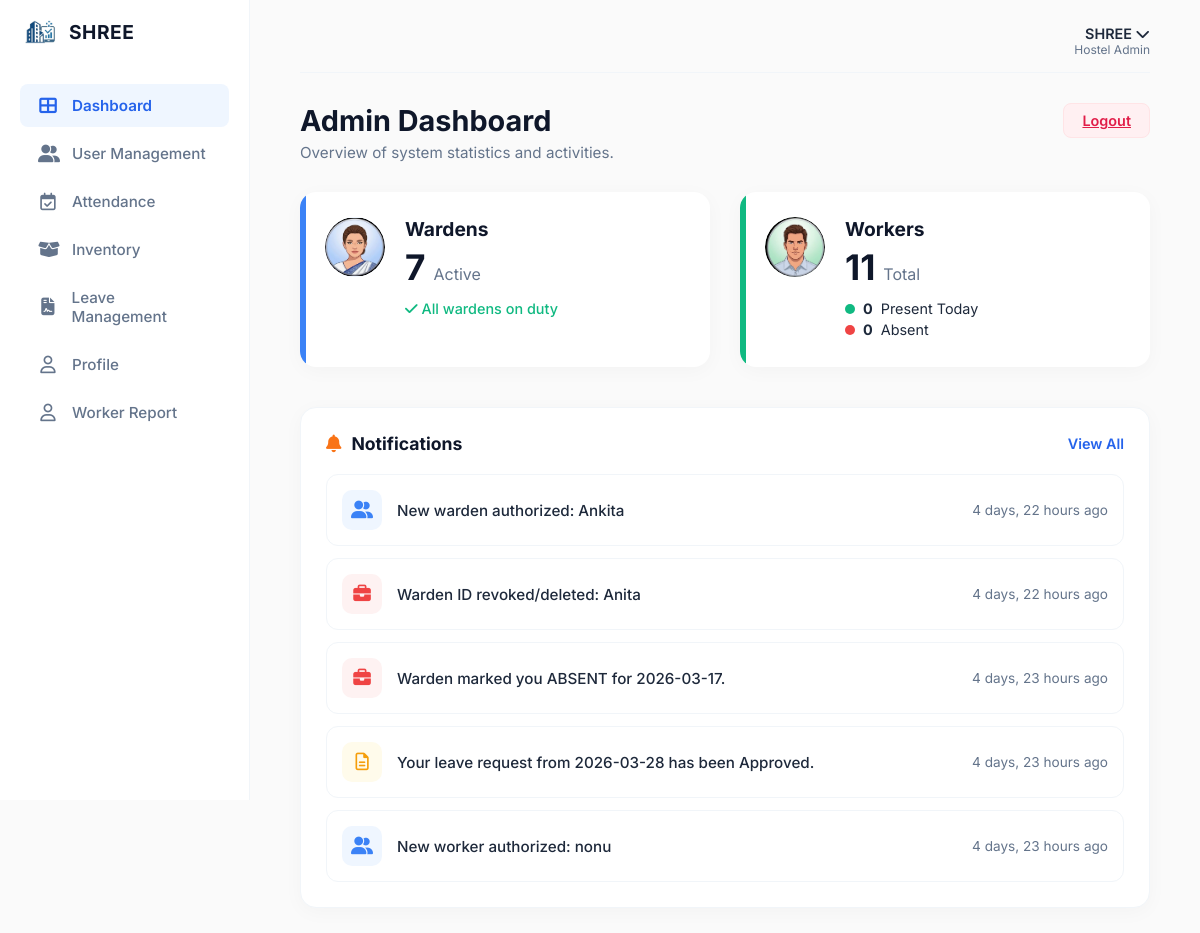
/Shree-admin/dashboard/ (signed in), run on an earlier commit of the app's database.
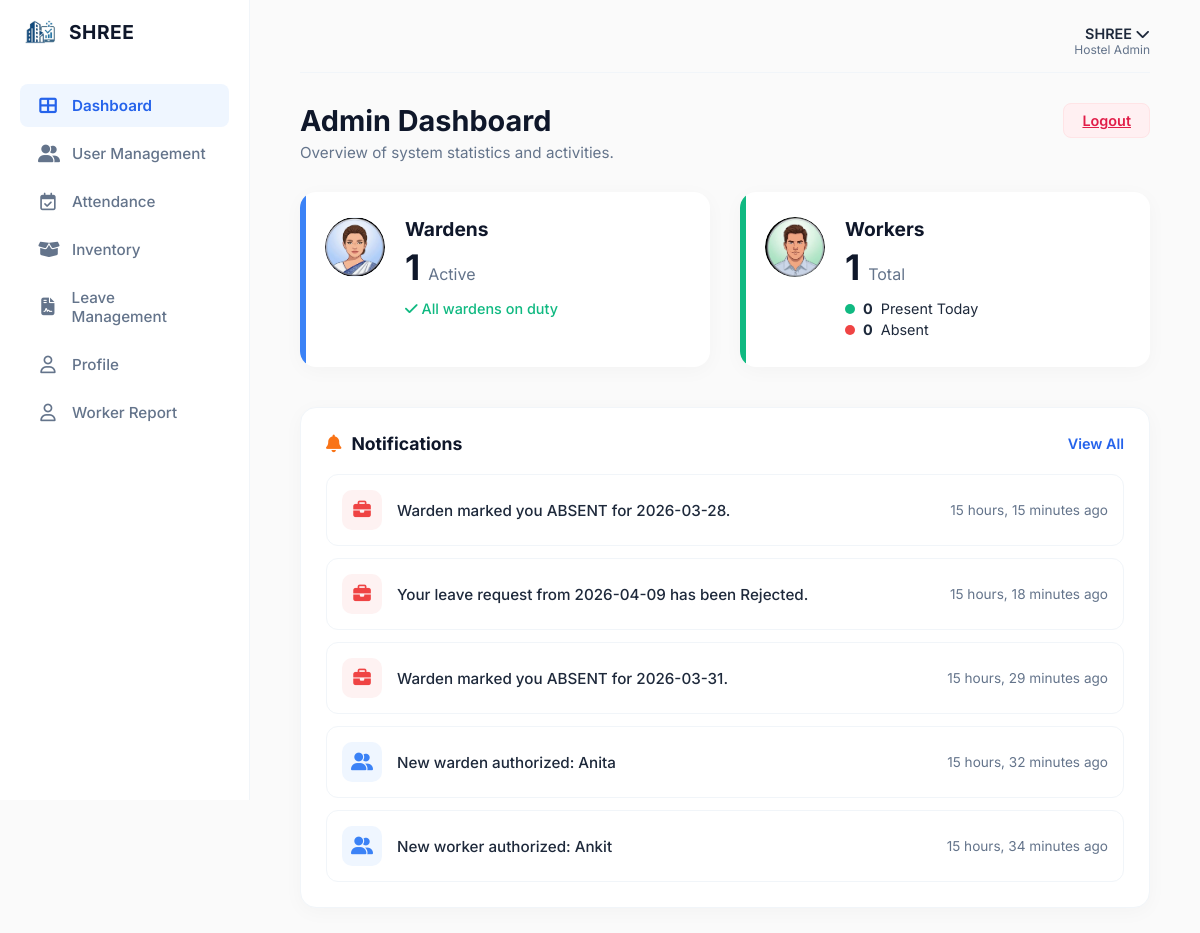
And on a later commit of the database.
### accounts/models.py (models this page shows, shortened)
class Notification(models.Model):
    TYPE_CHOICES = (
        ('alert', 'Alert / Absent'),
        ('leave', 'Leave Status'),
        ('user', 'New User Registration'),
        ('finance', 'Salary / Finance'),
    )
    recipient = models.ForeignKey(User, on_delete=models.CASCADE, related_name='notifications', null=True, blank=True)
    message = models.CharField(max_length=255)
    noti_type = models.CharField(max_length=20, choices=TYPE_CHOICES, default='user')
    created_at = models.DateTimeField(auto_now_add=True)
    is_read = models.BooleanField(default=False)

### Shree1/views.py (the view)
# urls.py: path('Shree-admin/dashboard/', views.admin_dashboard, name='admin_dashboard'),
@login_required
def admin_dashboard(request):
    warden_count = UniversityID.objects.filter(role__iexact='warden').count()
    worker_count = UniversityID.objects.filter(role__iexact='worker').count()
    today = timezone.now().date()
    present_workers = Attendance.objects.filter(date=today, status__iexact='Present').count()
    absent_workers = Attendance.objects.filter(date=today, status__iexact='Absent').count()
    recent_notifications = Notification.objects.order_by('-created_at')[:5]
    context = {
        'admin_name': request.user.username if request.user.is_authenticated else 'Admin',
        'warden_count': warden_count,
        'worker_count': worker_count,
        'present_workers': present_workers,
        'absent_workers': absent_workers,
        'recent_notifications': recent_notifications,
    }
    return render(request, 'Shree1/dashboardAdmin.html', context)

### templates/Shree1/dashboardAdmin.html (shortened to what the changed rows need)
{% load static %}
<!doctype html>
<html lang="en">
  <head>
    <link
      rel="stylesheet"
      href="{% static 'Shree1/css/dashboardAdmin.css' %}"
    />
    <link
      rel="stylesheet"
      href="https://cdnjs.cloudflare.com/ajax/libs/font-awesome/6.4.0/css/all.min.css"
    />
  </head>
  <body>
    <div class="container">
      <aside class="sidebar">
        <div class="logo-section">
          <div class="logo-text">
            <h2 class="logo-name">SHREE</h2>
          </div>
        </div>
      </aside>
      <main class="main-content">
        <div class="dashboard-header-row">
          <div class="intro-text">
            <h1>Admin Dashboard</h1>
          </div>
        </div>
        <div class="main-stats-grid">
          <div class="big-stat-card border-blue">
            <div class="card-content">
              <div class="stat-details">
                <div class="count-row">
                  <h2>{{ warden_count|default:"0" }}</h2>
                  <span>Active</span>
                </div>
              </div>
            </div>
          </div>
          <div class="big-stat-card border-green">
            <div class="card-content">
              <div class="stat-details">
                <div class="count-row">
                  <h2>{{ worker_count|default:"0" }}</h2>
                  <span>Total</span>
                </div>
              </div>
            </div>
          </div>
        </div>
        <div class="notifications-panel">
          <div class="notification-list">
            {% for note in recent_notifications %}
            <div class="noti-item">
              {% if note.noti_type == 'alert' %}
              <div class="noti-icon bg-red-light text-red">
                <i class="fa-solid fa-briefcase"></i>
              </div>
              {% elif note.noti_type == 'leave' %}
              <div class="noti-icon bg-yellow-light text-yellow">
                <i class="fa-regular fa-file-lines"></i>
              </div>
              {% elif note.noti_type == 'finance' %}
              <div class="noti-icon bg-green-light text-green">
                <i class="fa-solid fa-indian-rupee-sign"></i>
              </div>
              {% else %}
              <div class="noti-icon bg-blue-light text-blue">
                <i class="fa-solid fa-user-group"></i>
              </div>
              {% endif %}
              <p class="noti-text">{{ note.message }}</p>
              <span class="noti-time">{{ note.created_at|timesince }} ago</span>
            </div>
            {% endfor %}
          </div>
        </div>
      </main>
    </div>
  </body>
</html>

What changed in the data, as far as the page shows it:
no longer on this page (row unchanged): Notification: noti_type "user" (drawn), message "New warden authorized: Ankita", created_at "4 days, 22 hours"
no longer on this page (row unchanged): Notification: noti_type "alert" (drawn), message "Warden ID revoked/deleted: Anita", created_at "4 days, 22 hours"
removed Notification: noti_type "alert" (drawn), message "Warden marked you ABSENT for 2026-03-17.", created_at "4 days, 23 hours"
removed Notification: noti_type "leave" (drawn), message "Your leave request from 2026-03-28 has been Approved.", created_at "4 days, 23 hours"
no longer on this page (row unchanged): Notification: noti_type "user" (drawn), message "New worker authorized: nonu", created_at "4 days, 23 hours"
added Notification: noti_type "alert" (drawn), message "Warden marked you ABSENT for 2026-03-28.", created_at "15 hours, 15 minutes"
added Notification: noti_type "alert" (drawn), message "Your leave request from 2026-04-09 has been Rejected.", created_at "15 hours, 18 minutes"
added Notification: noti_type "alert" (drawn), message "Warden marked you ABSENT for 2026-03-31.", created_at "15 hours, 29 minutes"
added Notification: noti_type "user" (drawn), message "New warden authorized: Anita", created_at "15 hours, 32 minutes"
added Notification: noti_type "user" (drawn), message "New worker authorized: Ankit", created_at "15 hours, 34 minutes"
Also different on the page:
{{ warden_count|default:"0" }}: "7" → "1"
{{ worker_count|default:"0" }}: "11" → "1"
